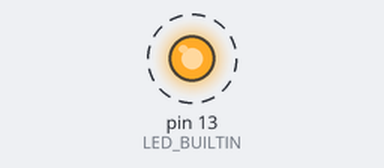
A sketch run on a simulated Arduino Uno, built with avr-gcc and run on an emulated ATmega328P. On the bench: output pins drawn as LEDs (lit = HIGH). Dashed ring = blinking.

Above: at 0.2 s.
Timing chart, 0 to 3.0 s (numbered marks = the images above):
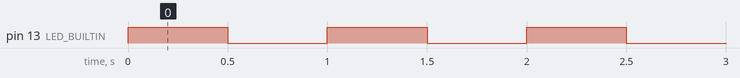

Measured:
- by itself, pin 13 (LED_BUILTIN): alternates HIGH for 0.50 s and LOW for 0.50 s, 6 changes in all, then stays LOW

The sketch:

first.ino
```cpp
int ledpin = 13;
int reps = 0;


void setup()
{
	pinMode(LED_BUILTIN, OUTPUT);
}

void loop()
{
	while(reps < 3)
	{
	    digitalWrite(LED_BUILTIN, HIGH);
		delay(500);
		digitalWrite(LED_BUILTIN, LOW);
		delay(500);
		reps++;

	}
	if (reps > 3 )
	{
		digitalWrite(LED_BUILTIN, LOW);
	}

}
```
